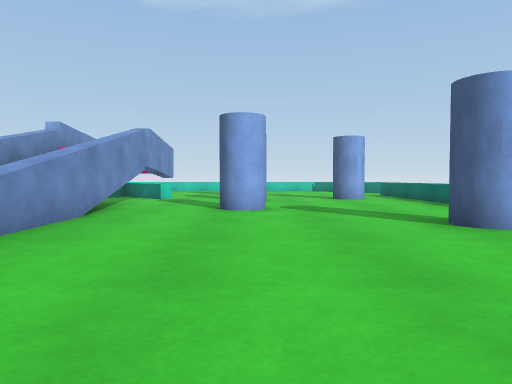
view 1 (above)

24 first-person views from a walk through a scene from a Unity 3-D project. The camera is 0.64 m above the floor, tilts 2° down and sees 70° across. The floor is counted in squares, 1 m on a side. Each view is taken from the middle of a square. On the plan, view 1 faces up. The plan holds only what a view shows up to about 10 squares ahead; the rest is blank. Surface patterns are stand-ins for the level's own textures.

view 2
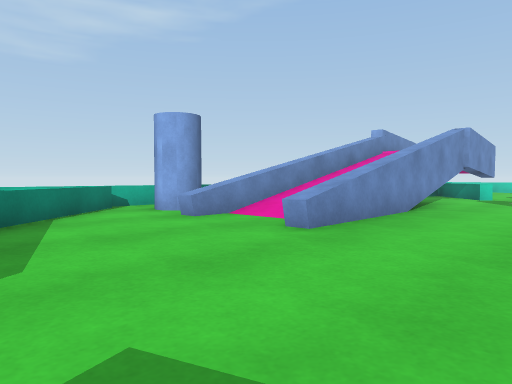

view 3
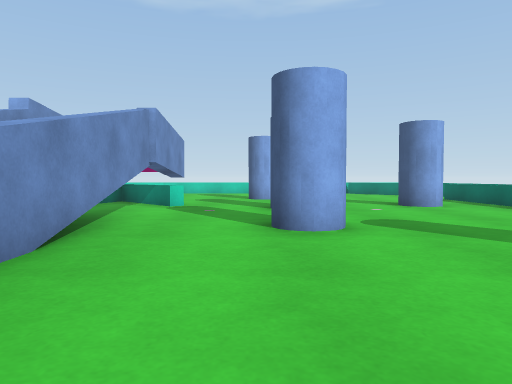

view 4
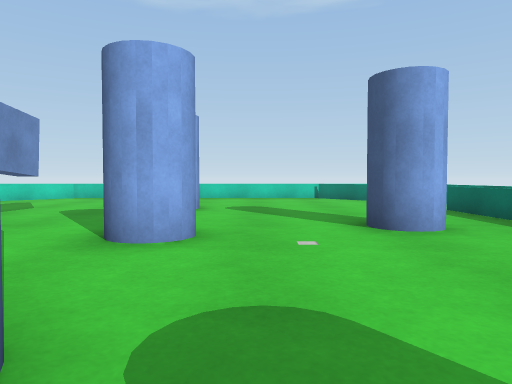

view 5
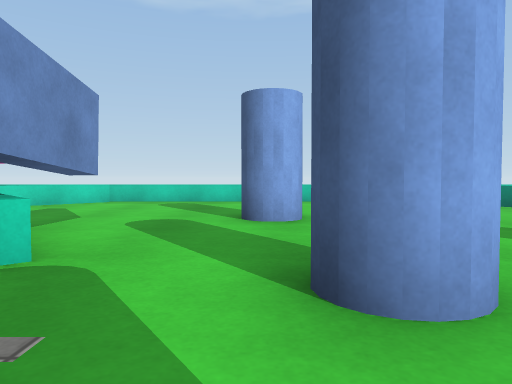

view 6
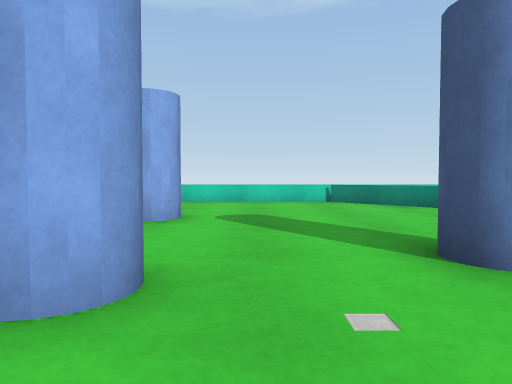

view 7
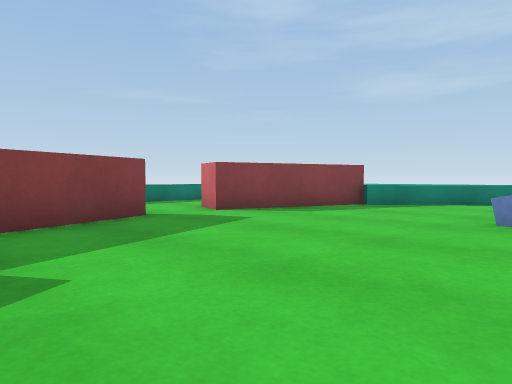

view 8
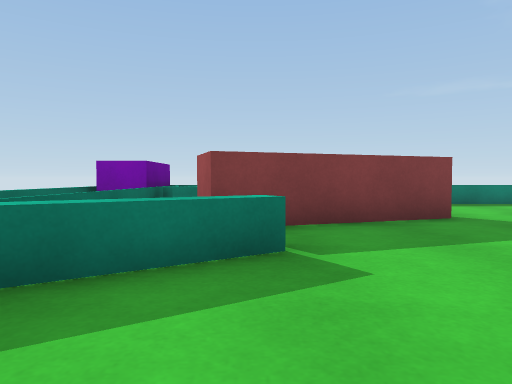

view 9
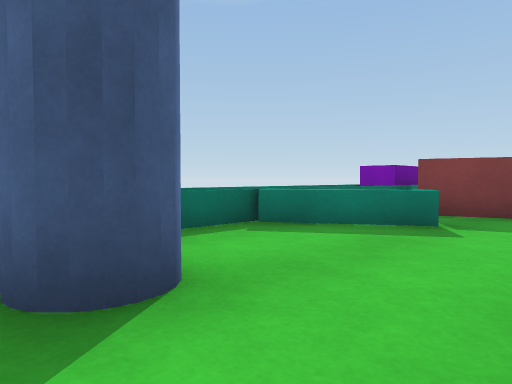

view 10
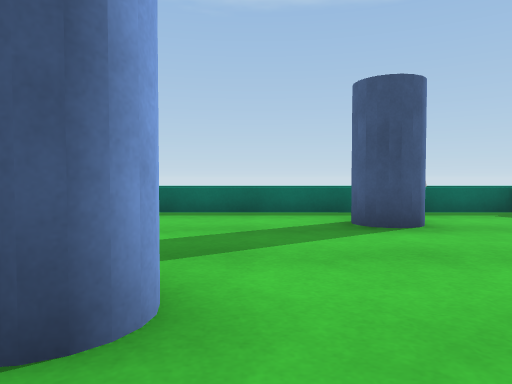

view 11
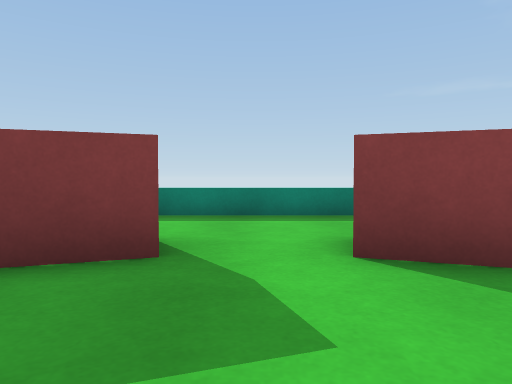

view 12
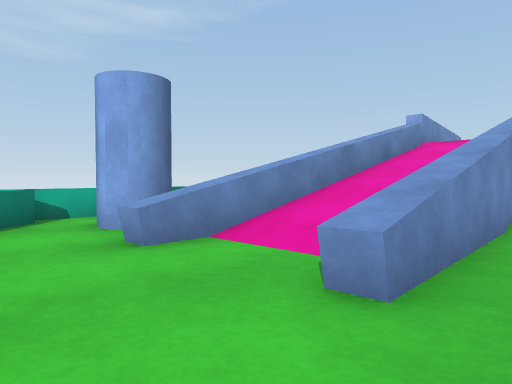

view 13
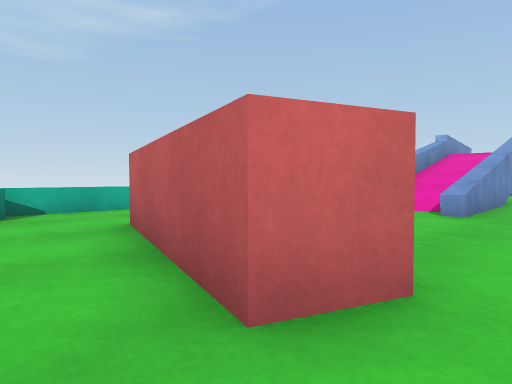

view 14
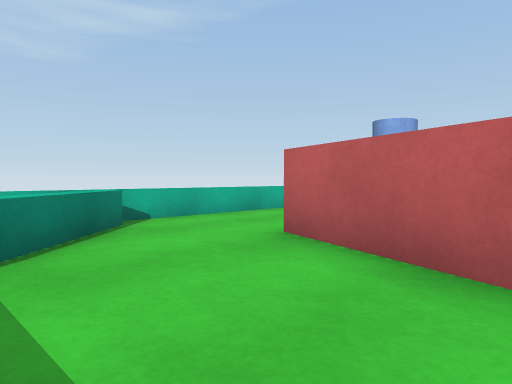

view 15
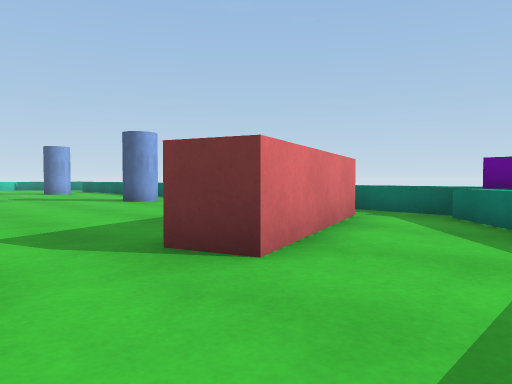

view 16
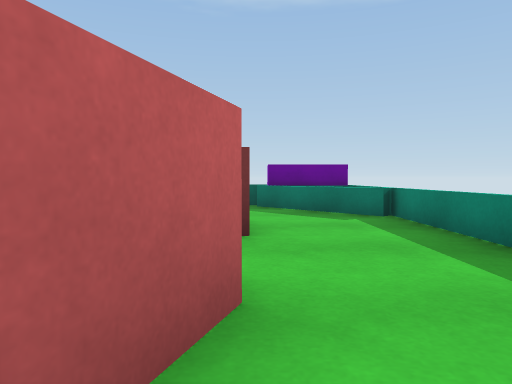

view 17
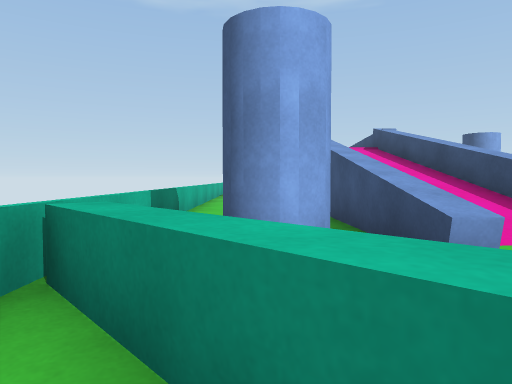

view 18
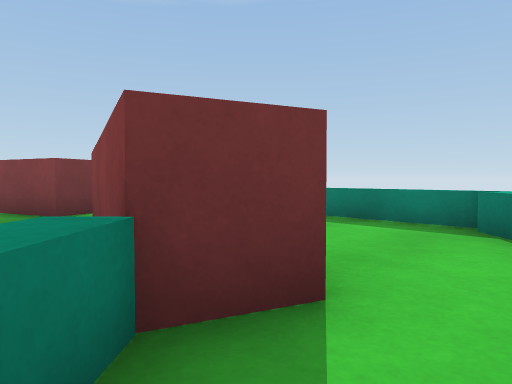

view 19
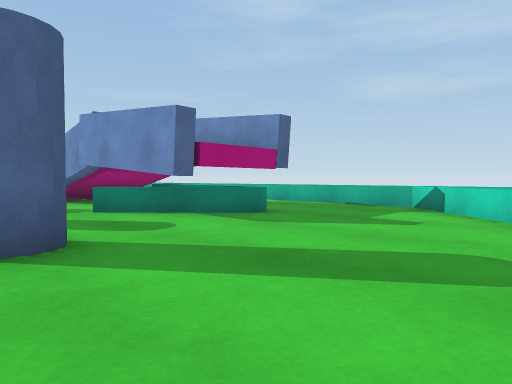

view 20
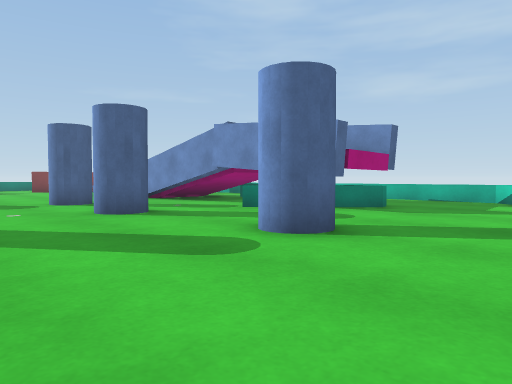

view 21
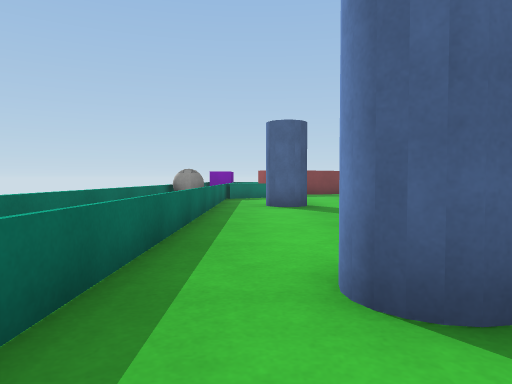

view 22
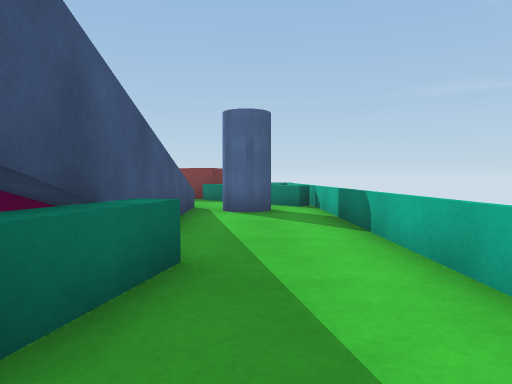

view 23
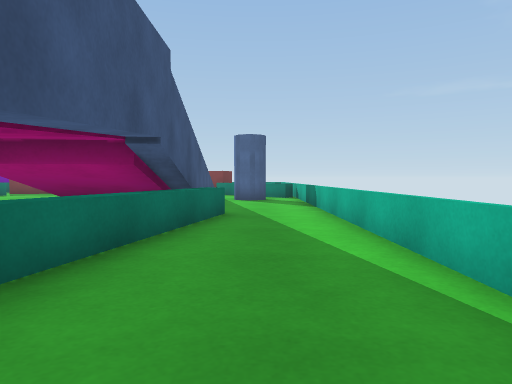

view 24
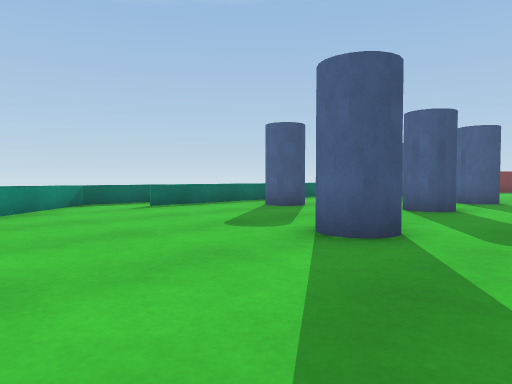

### Floor plan
Key: @ floor where view 1 was taken; # wall or solid block; x gap in a wall; . main floor; : floor 1.35 m higher than the main floor; / step, stairs or slope; = window, fence, low wall or low ledge; ^ raised ledge; v drop or lower ground; C blue cylinder; B purple block; A ball.
Columns run from 9 left of view 1 to 7 right of it. Each row starts with its distance up from view 1.
 19  ====.......====
 18   ==.........==
 17 #==...........==#
 16 #=.............=#
 15 #.......CC......#
 14 #..#=v#.......=.#
 13 #..# :^.......=
 12 #..= /=.....C.=
 11 #..=  =..C....=
 10 #..=//^.......=.#
  9 #..^//=.......=.#
  8 #..^//=.CC....= #
  7 #..=//^.......= #
  6 #...//^.......= #
  5 #...//^.....CC= #
  4 #.CC^/^.......#A
  3 #.C.^.^.......=#
  2 #^x...........^=
  1 #.^#........^^==#
  0 #..^.....@....==#
 -1 #..###.....##x==#
 -2 #...####.####.==#
 -3 #^............#B#
 -4 #=^..........^#B
 -5    ^........^=#B
 -6    #########  #

Positions as (right, up) in squares from view 1, and headings:
1: (0, 0), facing up
2: (0, -1), facing up-left
3: (-1, 3), facing up
4: (1, 7), facing up
5: (-1, 9), facing up
6: (1, 9), facing up
7: (3, 4), facing down-left
8: (3, 4), facing down
9: (1, 6), facing down-right
10: (-2, 7), facing right
11: (-1, 1), facing down
12: (-2, 1), facing up-left
13: (-1, -4), facing up-left
14: (-3, -5), facing up-left
15: (-2, -5), facing up-right
16: (-4, -3), facing right
17: (-7, 0), facing up
18: (-7, 0), facing down-right
19: (0, 19), facing down-left
20: (3, 18), facing down-left
21: (4, 14), facing down
22: (-7, 11), facing down
23: (-7, 15), facing down
24: (-3, 19), facing down-right
